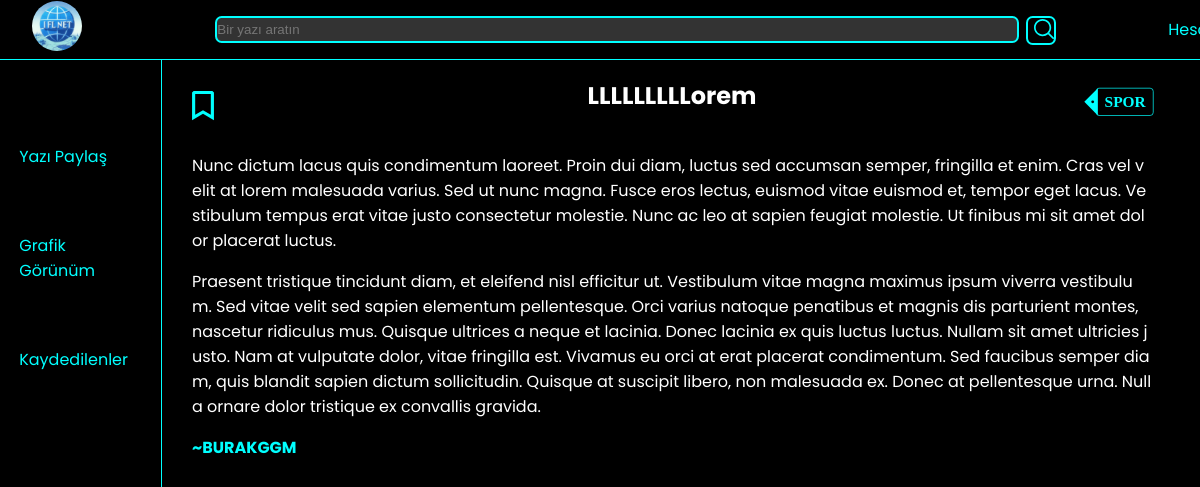
Page /yazi/LLLLLLLLLorem (signed in) on the committed database.
### app.py (models this page shows, shortened)
class Yazilar(db.Model):
    id = db.Column(db.Integer, primary_key=True)
    message = db.Column(db.String(10000), nullable=False)
    user_id = db.Column(db.Integer, db.ForeignKey('user.id'), nullable=False)
    baslik = db.Column(db.String(50), nullable=False, unique=True)
    kaydedilme_sayısı = db.relationship('YaziKaydet',backref='Yazilar',lazy='dynamic')
    kategori = db.Column(db.String(50),nullable=False, default="Diğer")

class User(db.Model, UserMixin):
    id = db.Column(db.Integer, primary_key=True)
    name = db.Column(db.String(20), unique=True, nullable=True)
    username = db.Column(db.String(20), nullable=False, unique=True)
    password = db.Column(db.String(80), nullable=False)
    kaydedildi = db.relationship(
        'YaziKaydet',
        foreign_keys='YaziKaydet.user_id',
        backref='user',lazy='dynamic'
    )
    def kaydetti_mi(self,yazi):
        return YaziKaydet.query.filter(
            YaziKaydet.user_id == self.id,
            YaziKaydet.yazi_id == yazi.id).count() > 0

### app.py (the view)
@app.route('/yazi/<yazi_baslik>')
def yazi(yazi_baslik):
    yazi = Yazilar.query.filter_by(baslik=yazi_baslik).first()
    yazar = User.query.filter_by(id=yazi.user_id).first()
    print("'"+Yazilar.query.all()[0].baslik+"'" +"'"+yazi_baslik+"'")
    if yazi:
        return render_template('yazi.html', yazi =yazi,user=current_user, yazar = yazar.username)
    return redirect(url_for('home'))

### app.py (called while the page is built)
@login_manager.user_loader
def load_user(user_id):
    return User.query.get(int(user_id))

@app.before_request
def make_session_permanent():
    session.permanent = True

### templates/yazi.html
{% extends "base.html" %}
{%block title%} <title>IFLNET</title>
<link rel="stylesheet" href="../static/css/yazi/main.css">
{%endblock%}
{% block content %}
<section class="ana">
    <div class="yazi">
        <div class="bas">
            {% if not user.kaydetti_mi(yazi) %}
            <a href="/yazi/{{yazi.baslik}}/kaydet"><img src="../static/images/kaydet.svg" alt="Kaydet" width="50px"></a>
            {% else %}
            <a href="/yazi/{{yazi.baslik}}/kaydet"><img src="../static/images/kaydedildi.png" alt="Kaydetme" width="50px"></a>
            {% endif %}
            <h2> {{yazi.baslik}} </h2>
            <div class="tag-div">
                <span class="tag"> <p><b>{{yazi.kategori}}</b></p> </span>
            </div>
        </div>
        <div class="icerik">
            {{yazi.message|safe}}
        </div>
        <div class="yazar">
            <span><b>~{{yazar}}</b></span>
        </div>
    </div>
</section>
{%endblock%}

### static/css/yazi/main.css (style rules this page uses)
section.ana { margin-left: 10em; margin-top: 5em; }
section.ana .bas { display: inline-flex; margin-left: 1.1em; }
section.ana .yazi { color: white; }
section.ana .yazi h2 { margin-left: 15em; margin-top: -0.5mm; }
section.ana .yazi .icerik { margin-left: 2em; width: 60em; }
section.ana .yazi .icerik p { word-break: break-all; }
section.ana .yazar { margin-left: 2em; color: var(--vurgu); text-transform: uppercase; }
.tag { display: inline-block; width: auto; height: 38px; background-color: black; border-radius: 3px 4px 4px 3px; border-left: 1px solid var(--vurgu); margin-left: 19px; position: relative; color: var(--vurgu); font-weight: 300; font-family: "Source Sans Pro", sans-serif; font-size: 22px; line-height: 38px; padding: 0 10px 0 10px; outline: 1px solid var(--vurgu); }
.tag p { display: inline; font-family: "Georgia", serif; text-transform: uppercase; }
.tag-div { padding-left: 23em; transform: scale(0.7); }
.tag:before { content: ""; position: absolute; display: block; left: -19px; width: 0; height: 0; border-top: 19px solid transparent; border-bottom: 19px solid transparent; border-right: 19px solid var(--vurgu); }
.tag:after { content: ""; background-color: var(--main); border-radius: 50%; width: 4px; height: 4px; display: block; position: absolute; left: -9px; top: 17px; }

### static/css/base/main.css (style rules this page uses)
:root { --main: #000000; --vurgu: #00FFFF; --koyu-gri: #333333; --acik-gri: #CCCCCC; }
span { pointer-events: none; white-space: nowrap; }
body { display: inline-block; background: var(--main); font-family: "Poppins"; margin: 0; position: relative; }

### rows in the picture
Yazilar: baslik "LLLLLLLLLorem", kategori "SPOR", message "Nunc dictum lacus quis condimentum laoreet. Proin dui diam, luctus sed accumsan semper, fringilla et enim. Cras vel velit at lorem malesuada varius. Sed ut nunc magna. Fusce eros lectus, euismod vitae euismod et, tempor eget lacus. Vestibulum tempus erat vitae justo consectetur molestie. Nunc ac leo at sapien feugiat molestie. Ut finibus mi sit amet dolor placerat luctus. Praesent tristique tincidunt diam, et eleifend nisl efficitur ut. Vestibulum vitae magna maximus ipsum viverra vestibulum. Sed vitae velit sed sapien elementum pellentesque. Orci varius natoque penatibus et magnis dis parturient montes, nascetur ridiculus mus. Quisque ultrices a neque et lacinia. Donec lacinia ex quis…"
User: username "BURAKGGM"
